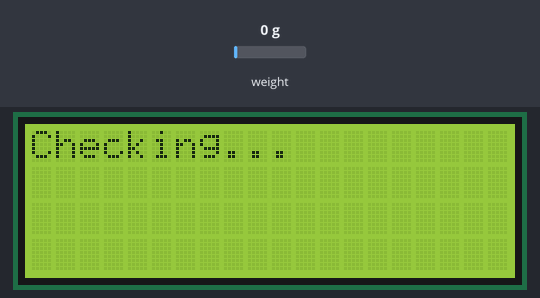
A sketch run on a simulated Arduino Uno, built with avr-gcc and run on an emulated ATmega328P. Shown: 20×4 character LCD. The inputs (shaded band) are chosen by the test bench; at power-on: weight on the scale 0 g. The local clock reads 2024-03-15 10:24:30 at power-on unless the sketch sets it; storage starts empty; what the sketch prints to the serial monitor is not drawn.

Above: at 0.1 s.
At 1.2 s:
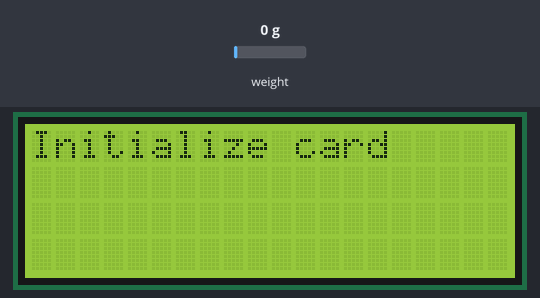
At 5.2 s:
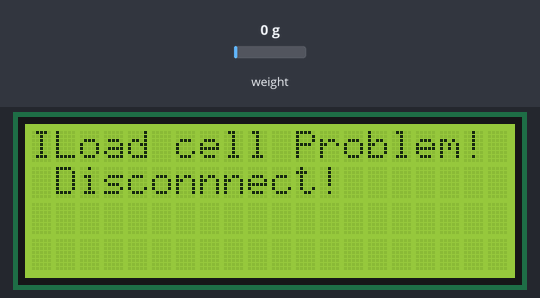
At 15.2 s:
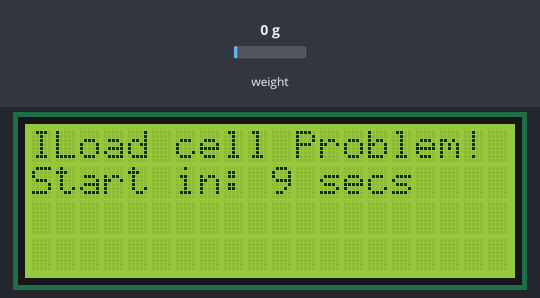
At 20.3 s:
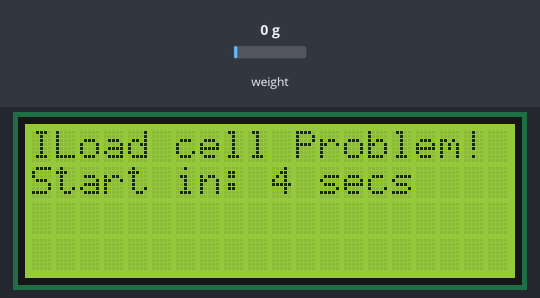
At 24.4 s:
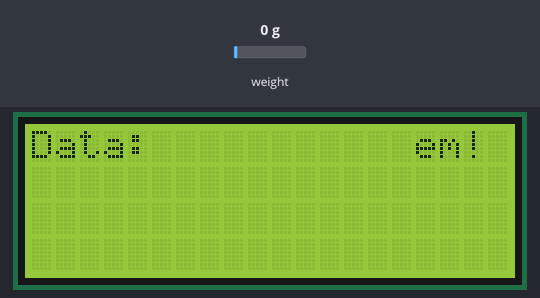

The sketch:

HX711_R4_R3_v02.ino
```cpp
/*
    FILE: HX711_R4_R3_v01
    AUTHOR: RAM
    PURPOSE: Handle load cell data collection using the HX711 amplifier
    STATUS: runs on both R4 and R3 versions. Tested 12/13/2023

    this version has working components hi-speed looping while writing to open file
    - to change: clean so doesn't use as much space
    - make saving data faster by only accessing RTC once per loop, put that time stamp on every one in that loop - needed?
    - set the rtc to the computer time - uses RTCLib (not RTC)

    on R4 compile:
    Sketch uses 74148 bytes (28%) of program storage space. Maximum is 262144 bytes.
    Global variables use 6672 bytes (20%) of dynamic memory, leaving 26096 bytes for local variables. Maximum is 32768 bytes.

    on R3 compile:
    Sketch uses 20266 bytes (62%) of program storage space. Maximum is 32256 bytes.
    Global variables use 1645 bytes (80%) of dynamic memory, leaving 403 bytes for local variables. Maximum is 2048 bytes.

*/

// include the library code: from YWRobot Hello World - same as used in MOM apps
#include <Wire.h>                // last build in 2023 and is R4 compatible - enables I2C which may be why next library works
#include <LiquidCrystal_I2C.h>.  // not explcitly R4 compatible, older library, but seems to work. However, the HD44780 compatible by Tacuna is compatable with LiquidCrystal library which is good with R4

LiquidCrystal_I2C lcd(0x27, 20, 4);  // set the LCD address to 0x27 for a 16 chars and 2 line display

/// SD card libraries
// include headers for t//he SD card communications
// both are official Arduino libraries so are R4 compatible
#include <SPI.h>
#include <SD.h>
String myFilename;

// Include the RTC library - works with R4 - from Arduino examples certified to work on all platforms
#include "Time.h"
#include "RTClib.h"
RTC_DS1307 RTC;  // works on both boards we have

// Setup time variables that will be used in multiple places
DateTime currenttime;
long int myUnixTime;

// HX711 library - updated Nov 2023 so is R4 compatible by RobTillaart on Github
#include "HX711.h"
HX711 scale;
long int strain;

int tCounter = 0;  // Count # loops we to thru - must be global because don't want to initialize each time

// set constants
// initialize variables for SD -- use chipSelect = 4 without RTC board
const int chipSelect = 10;  // for the Wigoneer board and Adafruit board
// set the communications speed
const int comLevel = 115200;
// set the delay amount
const int dataDelay = 0;
// set flag for amount of feedback - false means to give us too much info
const bool verbose = true;
// set flag for printing to screen - could automate this when check for serial
const bool printScreen = true;
// set flag for saving to disk
const bool saveData = true;
// set flag for printing to LCD
const bool printLCD = true;
// set flag to use the RTC
const bool useRTC = true;
// set flag to use the RTC
const bool debug = true;
// set flag to use the RTC
const bool addStamp = true;


////////////////////
//  Get_Data - encapsulate data access to test different ideas - for now, very simple
////
long int Get_Data() {
  return (scale.read());
}

////////////////////
//  Get_TimeStamp - encapsulate data in case we change libraries
////
long int Get_TimeStamp() {
  /* GET CURRENT TIME FROM RTC */
  currenttime = RTC.now();

  // convert to raw unix value for return - could give options
  return (currenttime.unixtime());
}

///////////////////
// File name function - based on RTC time - so that we have a new filename for every day "DL_MM_DD.txt"
/////////
String rtnFilename() {

  DateTime currenttime;

  currenttime = RTC.now();

  int MM = currenttime.month();
  int DD = currenttime.day();

  String formattedDateTime = "DL_";
  formattedDateTime += (MM < 10 ? "0" : "") + String(MM) + "_";
  formattedDateTime += (DD < 10 ? "0" : "") + String(DD);
  formattedDateTime += ".txt";

  return formattedDateTime;
}


void setup() {

  Serial.begin(115200);


  ///////////////////////////
  // setup LCD
  ///////////////////////////
  lcd.init();
  lcd.backlight();
  lcd.setCursor(0,0);
  lcd.print("Checking...");  // remove this when actually checking
  delay(1000);
  lcd.setCursor(0,0);
  lcd.print("                ");  // remove this when actually checking

  ///////////////////////////
  // RTC - Setup - turn on and off with flag
  ///////////////////////////
  if (useRTC) {  // must do this first so that we can use the GetFileName when we want it

    Serial.println("RTC setup");
    if (!RTC.begin()) {  // initialize RTC
      Serial.println("RTC failed");
    } else {
      if (!RTC.isrunning()) {
        Serial.println("RTC is NOT running!");
        // following line sets the RTC to the date & time this sketch was compiled
        RTC.adjust(DateTime(F(__DATE__), F(__TIME__)));
      } else {
        RTC.adjust(DateTime(F(__DATE__), F(__TIME__)));
        Serial.println("RTC is already initialized.");
      }
    }
    // need to check to see if the clock is correct, or always update to internal clock
  }

  ///////////////////////////
  // setup SD Card - turn on and off with flag
  ///////////////////////////
  if (saveData) {

    if (debug) {
      myFilename = "Test_013.txt";  // use this if you want a custom name
      // myFilename = rtnFilename();  // use this if debugging and want to have the autonamed file - NEED RTC running to make it work
    } else {
      myFilename = rtnFilename();
    }

    // setup lcd for user feedback
    lcd.setCursor(0, 0);
    lcd.print("Initialize card ");

    // initialize the SD card process
    Serial.print("Initializing SD card...");

    delay(1000);

    // see if the card is present and can be initialized:
    if (!SD.begin(chipSelect)) {
      Serial.println("Card failed, or not present");  // don't do anything more:
      lcd.print("                ");
      lcd.setCursor(1, 0);
      lcd.print("Card failed!");
      lcd.setCursor(1, 1);
      lcd.print("Disconnect!");
      delay(10000);
      // turn off the lcd
      lcd.noBacklight();
      lcd.noDisplay();


      while (1)
        ;
      Serial.println("card initialized.");  // confirm that it is good to go
    }                                       // end of checking for card and initializing

  }  // end of if SaveDATA

  ///////////////////////////
  // Instantiate Load Cell/amplifier
  ///////////////////////////
  // Make the rest of these local variables? Could make these local. for now, leave it
  uint8_t dataPin = 3;
  uint8_t clockPin = 2;
  scale.begin(dataPin, clockPin);

  if (verbose) {  // give full feedback on status

    float wt_Check01;  // track current weight
    float wt_Check02;  // track the raw values from load cell
    float wt_Check03;  // track the raw values from load cell

    Serial.println("Before setting up the scale:");
    Serial.print("read: \t\t");
    Serial.println(scale.read());  // print a raw reading from the ADC

    Serial.print("read average: \t\t");
    Serial.println(scale.read_average(20));  // print the average of 20 readings from the ADC

    wt_Check01 = scale.read();
    Serial.print("Check 01: \t\t");
    Serial.println(wt_Check01);
    delay(200);
    wt_Check02 = scale.read();
    Serial.print("Check 02: \t\t");
    Serial.println(wt_Check02);
    delay(200);
    wt_Check03 = scale.read();
    Serial.print("Check 03: \t\t");
    Serial.println(wt_Check03);
    delay(200);

    if ((wt_Check01 == wt_Check02) & (wt_Check02 == wt_Check03)) {
      Serial.print("We have a problem; load cell always reads: ");
      Serial.println(wt_Check01);
      lcd.setCursor(1, 0);
      lcd.print("Load cell Problem!");
      lcd.setCursor(1, 1);
      lcd.print("Disconnnect!    ");
      delay(10000);
    } else {
      lcd.setCursor(0, 0);
      lcd.print("Load cell works");
      Serial.println("Load cell working properly.");
      delay(1000);
    }

    int N = 10;
    for (int i = 1; i < N; i++) {
      lcd.setCursor(0, 1);
      lcd.print("Start in: ");
      lcd.print(N - i);
      lcd.print(" secs");
      delay(1000);
    }
  }

  // turn off the lcd?
  if (!printLCD) {
    lcd.noBacklight();
    lcd.noDisplay();
  } else {
    lcd.setCursor(0, 0);
    lcd.print("Data:           ");
    lcd.setCursor(0, 1);
    lcd.print("                ");
  }
}


void loop() {
  tCounter = tCounter + 1;
  unsigned long strain;

    // get a single time stamp to put on all 300 data points - not sure worth the speed to lose the resolution
  myUnixTime = Get_TimeStamp();
    // open the file to write 300 data points
  File dataFile = SD.open(myFilename, FILE_WRITE);

  if (dataFile) {

    for (int i = 0; i < 300; i++) {

      strain = Get_Data();

      if (addStamp) {  // only adds it to the saved data
        dataFile.print(strain);
        dataFile.print(", ");  // do we want to add the time stamp
        dataFile.println(myUnixTime);

        // datafile.println(currenttime.getUnixTime());  // for now, do it every time. let's see how it goes
      } else {
        dataFile.print(strain);
        dataFile.println(", ");  // do we want to add the time stamp
      }


      if (debug) {
        Serial.print(strain);
        if (i < 1) {
          Serial.print(",");
          Serial.println(tCounter);
        } else {
          Serial.print(",");
          Serial.println(Get_TimeStamp());
        }

      } else {
        Serial.println(",");
      }  // end of if debug


    }  // end of for loop; data file being open

    // show user we are collecting data
    lcd.setCursor(6, 0);
    lcd.print(strain);  // do this while we are messing with closing the datafile

    dataFile.close();  // at the end, close before we start another loop


  } else {
    Serial.println("Error opening file ");  //  + myFile);  // if the file isn't open, pop up an error:
    lcd.setCursor(0, 0);
    lcd.print("Can't open file!!");  // do this while we are messing with closing the datafile
    delay(2000);
    lcd.setCursor(0, 1);
    lcd.print("Figure it out!");  // do this while we are messing with closing the datafile
    delay(10000);
  }
}


// -- END OF FILE --
```

Measured:
- what the display in image 1 shows lasts 4.1 s, from 1.1 s to 5.2 s
- what the display in image 2 shows lasts 10.0 s, from 5.2 s to 15.2 s
- what the display in image 4 shows lasts 1.0 s, from 20.3 s to 21.3 s
